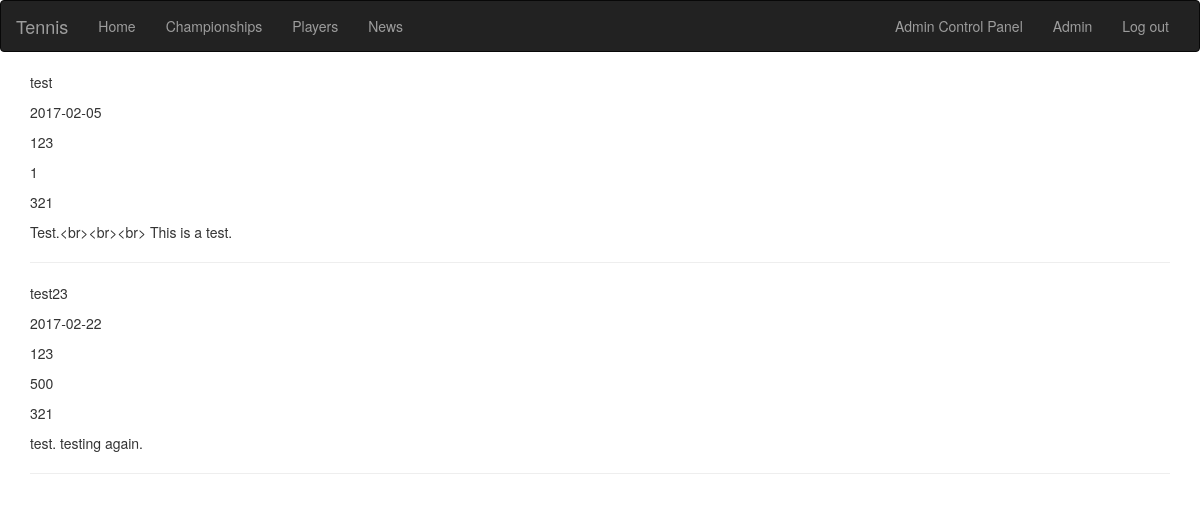
Screenshot of /players (signed in) with the database file from the repository.
### database_setup.py (models this page shows)
class Player(Base):
    __tablename__='player'
    id=Column(Integer, primary_key=True)
    name=Column(String(255))
    dob=Column(Date)
    gender=Column(String)
    country=Column(String)
    club=Column(String)
    awards=Column(Integer)
    narrative=Column(String)

### web_app.py (the view)
@app.route('/players')
def players():
	playerslist=dbsession.query(Player).all()
	return render_template('players.html', players=playerslist)

### templates/players.html (shortened to what this page needs)
{% extends "layout.html" %}
{% block body %}
{% for player in players %}
<div>
<p>{{ player.name}}</p>
<p>{{player.dob}}</p>
<p>{{player.country}}</p>
<p>{{player.awards}}</p>
<p>{{player.club}}</p>
<p>{{player.narrative}}</p>
<hr>
</div>
{% endfor %}
{% endblock %}

### rows the page displays
Player: name "test", dob "2017-02-05", country "123", awards "1", club "321", narrative "Test.<br><br><br> This is a test."
Player: name "test23", dob "2017-02-22", country "123", awards "500", club "321", narrative "test. testing again."

### other values shown
{{ session['name'] }} "Admin"
